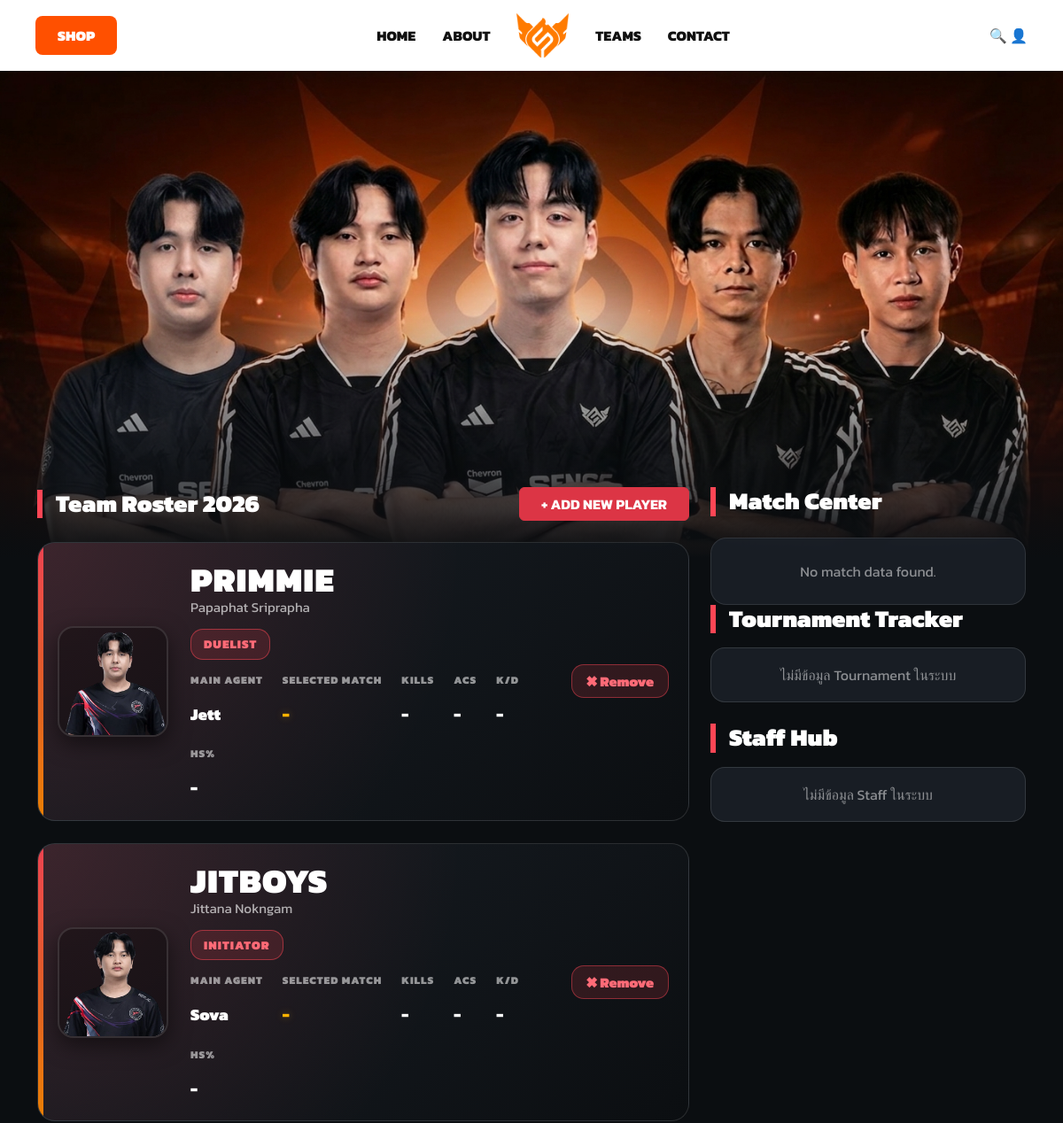
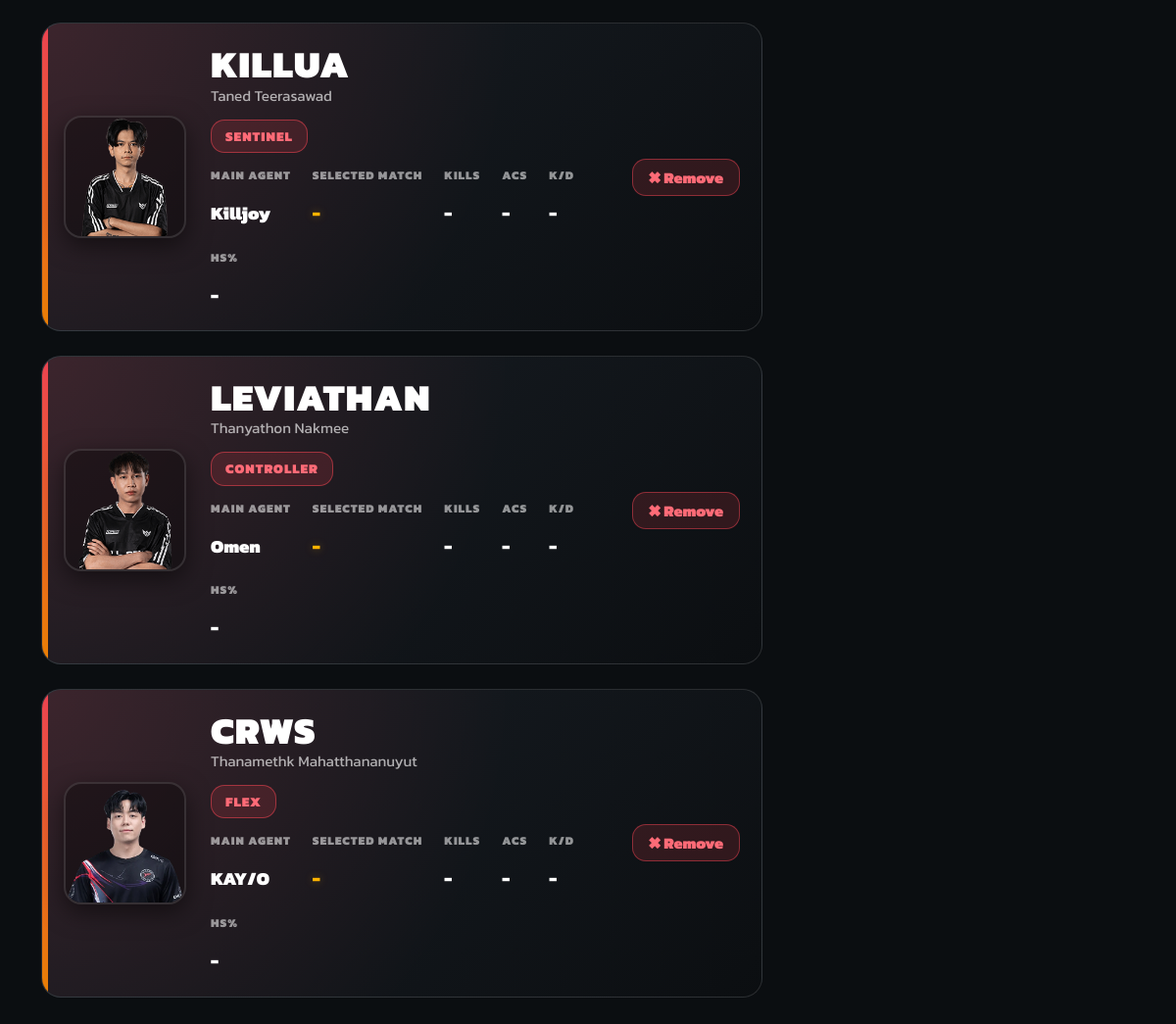
The page / on the database its author committed (2 pictures, top to bottom).
### tables this page shows
CREATE TABLE players (
    player_id INTEGER PRIMARY KEY AUTOINCREMENT,
    nickname TEXT NOT NULL,
    real_name TEXT,
    role TEXT,
    main_agent TEXT
, image_url TEXT);

### app.py (the view)
@app.route('/')
def index():
    try:
        conn = get_db_connection()
        players = conn.execute('SELECT * FROM players').fetchall()
        conn.close()
        return render_template('index.html', players=players)
    except Exception as e:
        return f"<h3>เกิดข้อผิดพลาด: {str(e)}</h3>"

### app.py (called while the page is built)
def get_db_connection():
    conn = sqlite3.connect(DATABASE)
    conn.row_factory = sqlite3.Row
    return conn

### templates/index.html (shortened to what this page needs)
<!DOCTYPE html>
<html lang="th">
<head>
    <link rel="stylesheet" href="https://cdn.jsdelivr.net/npm/bootstrap@5.3.0/dist/css/bootstrap.min.css">
</head>
<body>
<header class="fs-header">
    <div><a href="#" class="shop-btn">SHOP</a></div>
    <nav class="nav-menu">
        <a href="#" class="nav-link-custom">HOME</a>
        <a href="#" class="nav-link-custom">ABOUT</a>
        <img src="{{ url_for('static', filename='images/logo.png') }}" alt="Logo" class="header-logo">
        <a href="#" class="nav-link-custom">TEAMS</a>
        <a href="#" class="nav-link-custom">CONTACT</a>
    </nav>
    <div style="color:#111; font-weight: bold;">🔍 👤</div>
</header>
<div class="main-banner"></div>
<div class="container dashboard-content">
    <div class="row">
        <div class="col-lg-8">
            <div class="d-flex justify-content-between align-items-center mb-4">
                <h3 class="section-title m-0">Team Roster 2026</h3>
                <button class="btn btn-danger fw-bold px-4" data-bs-toggle="modal" data-bs-target="#addPlayerModal">
                    + ADD NEW PLAYER
                </button>
            </div>
            <div class="row">
                {% for player in players %}
                <div class="col-md-12">
                    <div class="player-card"
                         onclick="openPlayerDetailModal('{{ player.player_id }}', '{{ player.nickname }}', '{{ player.real_name }}', '{{ player.role }}', '{{ player.main_agent }}', '{{ player.image_url }}')">
                        <div class="card-clickable-area">
                            <div class="img-box">
                                <img src="{{ url_for('static', filename='images/' + player.image_url) }}" alt="{{ player.nickname }}">
                            </div>
                            <div class="info-box">
                                <p class="nickname">{{ player.nickname }}</p>
                                <p class="real-name">{{ player.real_name }}</p>
                                <span class="role-badge">{{ player.role }}</span>
                                <div class="stat-group">
                                    <div>
                                        <p class="stat-label">Main Agent</p>
                                        <p class="stat-val">{{ player.main_agent }}</p>
                                    </div>
                                    <div>
                                        <p class="stat-label">Selected Match</p>
                                        <p class="stat-val match-highlight" id="card_match_{{ player.player_id }}">-</p>
                                    </div>
                                    <div>
                                        <p class="stat-label">Kills</p>
                                        <p class="stat-val" id="card_kills_{{ player.player_id }}">-</p>
                                    </div>
                                    <div>
                                        <p class="stat-label">ACS</p>
                                        <p class="stat-val" id="card_acs_{{ player.player_id }}">-</p>
                                    </div>
                                    <div>
                                        <p class="stat-label">K/D</p>
                                        <p class="stat-val" id="card_kd_{{ player.player_id }}">-</p>
                                    </div>
                                    <div>
                                        <p class="stat-label">HS%</p>
                                        <p class="stat-val" id="card_hs_{{ player.player_id }}">-</p>
                                    </div>
                                </div>
                            </div>
                        </div>
                        <div class="player-actions" onclick="event.stopPropagation();">
                            <a href="/player/delete/{{ player.player_id }}"
                               class="remove-btn"
                               onclick="return confirm('คุณต้องการลบนักกีฬานี้ออกจากระบบ?')">
                                ✖ Remove
                            </a>
                        </div>
                    </div>
                </div>
                {% endfor %}
            </div>
        </div>
        <div class="col-lg-4">
            <h3 class="section-title mb-4">Match Center</h3>
            {% if matches and matches|length > 0 %}
                <div class="match-widget mb-4">
                    <div class="match-subtitle">LATEST MATCH</div>
                    <div class="match-title mt-2">
                        FS VS {{ matches[0].opponent }}
                    </div>
                    <div class="match-tournament">
                        🏆 {{ matches[0].tournament_name }}
                        <span class="match-tier">{{ matches[0].tournament_tier }}</span>
                    </div>
                    <div class="match-date">
                        📅 {{ matches[0].match_date }}
                    </div>
                    <div class="match-score-box">
                        <div class="match-score">{{ matches[0].fs_score }}</div>
                        <div class="match-score-divider">:</div>
                        <div class="match-score">{{ matches[0].opp_score }}</div>
                    </div>
                </div>
                <div class="result-card mb-4">
                    <h5 class="fw-bold text-warning mb-3">Recent Results</h5>
                    {% for m in matches[0:5] %}
                    <div class="result-row"
                            {% if loop.last %}style="border:none;"{% endif %}>
                        <div>
                            <div class="fw-bold text-white">vs {{ m.opponent }}</div>
                            <div class="text-white-50 small">
                                {{ m.match_date }} | {{ m.tournament_name }}
                            </div>
                        </div>
                        <div class="fw-bold">
                            {% if m.fs_score > m.opp_score %}
                                <span class="text-success">{{ m.fs_score }} - {{ m.opp_score }}</span>
                            {% elif m.fs_score < m.opp_score %}
                                <span class="text-danger">{{ m.fs_score }} - {{ m.opp_score }}</span>
                            {% else %}
                                <span class="text-warning">{{ m.fs_score }} - {{ m.opp_score }}</span>
                            {% endif %}
                        </div>
                    </div>
                    {% endfor %}
                </div>
            {% else %}
                <div class="result-card text-center text-white-50">
                    No match data found.
                </div>
            {% endif %}
            <h3 class="section-title mb-3">Tournament Tracker</h3>
            {% if tournaments %}
                {% for t in tournaments %}
                <div class="tour-card">
                    <div class="d-flex justify-content-between align-items-center mb-2">
                        <span class="fw-bold text-white" style="font-size: 1.05rem;">
                            🏆 {{ t.name }}
                        </span>
                        <span class="badge bg-danger tier-badge">
                            {{ t.tier }}
                        </span>
                    </div>
                    <div class="text-white-50 small fw-bold">
                        📍 Location: <span class="text-white">{{ t.location }}</span>
                    </div>
                    <div class="text-white-50 small">
                        Tournament ID: #{{ t.tournament_id }}
                    </div>
                </div>
                {% endfor %}
            {% else %}
                <div class="tour-card text-center text-white-50">
                    ไม่มีข้อมูล Tournament ในระบบ
                </div>
            {% endif %}
            <h3 class="section-title mt-4 mb-3">Staff Hub</h3>
            {% if staff %}
                {% for s in staff %}
                <div class="staff-card">
                    <div class="d-flex justify-content-between align-items-center mb-2">
                        <span class="fw-bold text-white" style="font-size: 1.05rem;">
                            👤 {{ s.name }}
                        </span>
                        {% if s.status|lower == 'active' %}
                            <span class="staff-status status-active">ACTIVE</span>
                        {% else %}
                            <span class="staff-status status-inactive">{{ s.status }}</span>
                        {% endif %}
                    </div>
                    <div class="text-white-50 small fw-bold">
                        🎯 Position: <span class="text-white">{{ s.position }}</span>
                    </div>
                    <div class="text-white-50 small">
                        Staff ID: #{{ s.staff_id }}
                    </div>
                </div>
                {% endfor %}
            {% else %}
                <div class="staff-card text-center text-white-50">
                    ไม่มีข้อมูล Staff ในระบบ
                </div>
            {% endif %}
        </div>
    </div>
</div>
</body>
</html>

### rows shown on the page
players: image_url (picture), nickname "PRIMMIE", real_name "Papaphat Sriprapha", role "DUELIST", main_agent "Jett"
players: image_url (picture), nickname "JITBOYS", real_name "Jittana Nokngam", role "INITIATOR", main_agent "Sova"
players: image_url (picture), nickname "KILLUA", real_name "Taned Teerasawad", role "SENTINEL", main_agent "Killjoy"
players: image_url (picture), nickname "LEVIATHAN", real_name "Thanyathon Nakmee", role "CONTROLLER", main_agent "Omen"
players: image_url (picture), nickname "CRWS", real_name "Thanamethk Mahatthananuyut", role "FLEX", main_agent "KAY/O"
